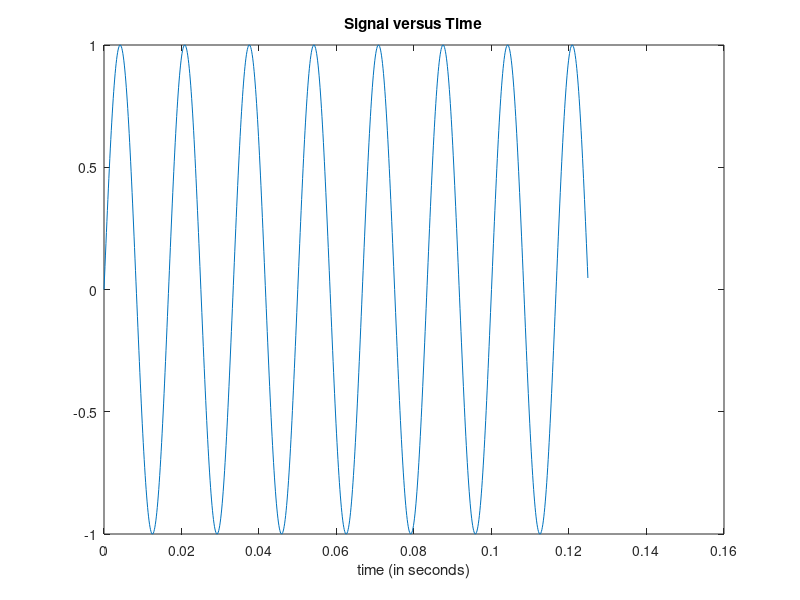
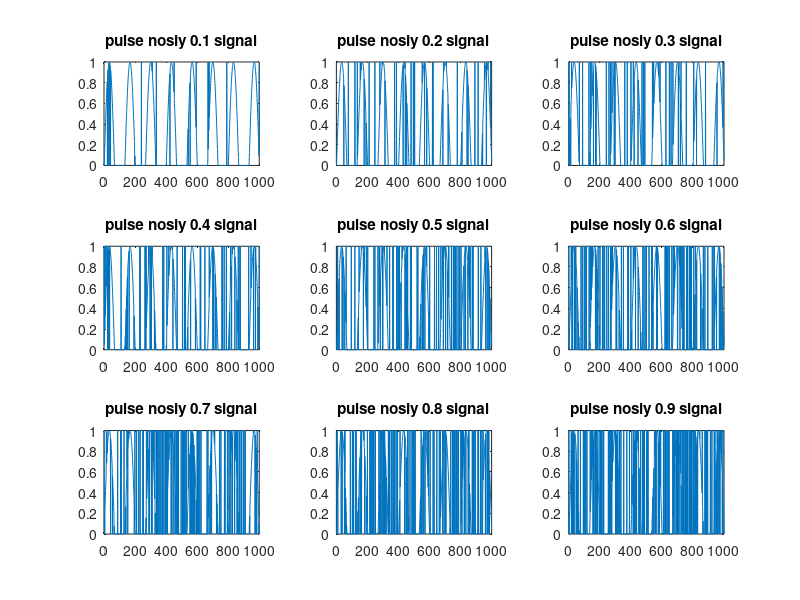

Source code (MATLAB) for these figures, in order: (Note: this script raises an error after producing the figures.)
%% Generating uniform signal then appying two types of noise (pulse and multiplicative) 
%% After that compute the ApEn and Bounded ApEn for each one
% tolerance r and m parameters\
r_val=1;
m_val=2;
% Sine Signal
   Fs = 8000;                   % samples per second
   dt = 1/Fs;                   % seconds per sample
   StopTime = 0.125;             % seconds
   t = (0:dt:StopTime-dt)';     % seconds
   %%Sine wave:
   Fc = 60;                     % hertz
   s1 = sin(2*pi*Fc*t);
   % Plot the signal versus time:
   figure;
   plot(t,s1);
   xlabel('time (in seconds)');
   title('Signal versus Time');
% define noise initiation and increament
init=0;
inc=0.03;
% noise   
s2=imnoise(s1,'salt & pepper',init+inc);
s3=imnoise(s1,'salt & pepper',init+2*inc);
s4=imnoise(s1,'salt & pepper',init+3*inc);
s5=imnoise(s1,'salt & pepper',init+4*inc);
s6=imnoise(s1,'salt & pepper',init+5*inc);
s7=imnoise(s1,'salt & pepper',init+6*inc);
s8=imnoise(s1,'salt & pepper',init+7*inc);
s9=imnoise(s1,'salt & pepper',init+8*inc);
s10=imnoise(s1,'salt & pepper',init+9*inc);
%plot(s1(1:100));title('Original uniform signal');
figure
subplot(3,3,1),plot(s2);title('pulse nosiy 0.1 signal');
subplot(3,3,2),plot(s3);title('pulse nosiy 0.2 signal');
subplot(3,3,3),plot(s4);title('pulse nosiy 0.3 signal');
subplot(3,3,4),plot(s5);title('pulse nosiy 0.4 signal');
subplot(3,3,5),plot(s6);title('pulse nosiy 0.5 signal');
subplot(3,3,6),plot(s7);title('pulse nosiy 0.6 signal');
subplot(3,3,7),plot(s8);title('pulse nosiy 0.7 signal');
subplot(3,3,8),plot(s9);title('pulse nosiy 0.8 signal');
subplot(3,3,9),plot(s10);title('pulse nosiy 0.9 signal');

[en1]=EntropySig(s1)
[en2]=EntropySig(s2)
[en3]=EntropySig(s3)
[en4]=EntropySig(s4)
[en5]=EntropySig(s5)
[en6]=EntropySig(s6)
[en7]=EntropySig(s7)
[en8]=EntropySig(s8)
[en9]=EntropySig(s9)
[en10]=EntropySig(s10)

ApEn1= ApEn_slow(s1, m_val,r_val*std(s1))
ApEn2= ApEn_slow(s2, m_val,r_val*std(s2))
ApEn3= ApEn_slow(s3, m_val,r_val*std(s3))
ApEn4= ApEn_slow(s4, m_val,r_val*std(s4))
ApEn5= ApEn_slow(s5, m_val,r_val*std(s5))
ApEn6= ApEn_slow(s6, m_val,r_val*std(s6))
ApEn7= ApEn_slow(s7, m_val,r_val*std(s7))
ApEn8= ApEn_slow(s8, m_val,r_val*std(s8))
ApEn9= ApEn_slow(s9, m_val,r_val*std(s9))
ApEn10= ApEn_slow(s10, m_val,r_val*std(s10))
[BoundApEn1]=BoundedProcess(s1);
[BoundApEn2]=BoundedProcess(s2);
[BoundApEn3]=BoundedProcess(s3);
[BoundApEn4]=BoundedProcess(s4);
[BoundApEn5]=BoundedProcess(s5);
[BoundApEn6]=BoundedProcess(s6);
[BoundApEn7]=BoundedProcess(s7);
[BoundApEn8]=BoundedProcess(s8);
[BoundApEn9]=BoundedProcess(s9);
[BoundApEn10]=BoundedProcess(s10);


filename = 'Entropy.xlsx';
T1=  table({en1},{en2},{en3},{en4},{en5},{en6},{en7},{en8},{en9},{en10});
T2 = table({ApEn1},{ApEn2},{ApEn3},{ApEn4},{ApEn5},{ApEn6},{ApEn7},{ApEn8},{ApEn9},{ApEn10});
T3 = table({BoundApEn1},{BoundApEn2},{BoundApEn3},{BoundApEn4},{BoundApEn5},{BoundApEn6},{BoundApEn7},{BoundApEn8},{BoundApEn9},{BoundApEn10});
writetable(T1,filename,'Sheet','Sheet1','WriteVariableNames',false,'Range',strcat('B3:k3'));
writetable(T2,filename,'Sheet','Sheet1','WriteVariableNames',false,'Range',strcat('B4:k4'));
writetable(T3,filename,'Sheet','Sheet1','WriteVariableNames',false,'Range',strcat('B5:k5'));
%%
s2=imnoise(s1,'speckle',init+inc);
s3=imnoise(s1,'speckle',init+2*inc);
s4=imnoise(s1,'speckle',init+3*inc);
s5=imnoise(s1,'speckle',init+4*inc);
s6=imnoise(s1,'speckle',init+5*inc);
s7=imnoise(s1,'speckle',init+6*inc);
s8=imnoise(s1,'speckle',init+7*inc);
s9=imnoise(s1,'speckle',init+8*inc);
s10=imnoise(s1,'speckle',init+9*inc);

figure
subplot(3,3,1),plot(s2);title('speckle nosiy 0.1 signal');
subplot(3,3,2),plot(s3);title('speckle nosiy 0.2 signal');
subplot(3,3,3),plot(s4);title('speckle nosiy 0.3 signal');
subplot(3,3,4),plot(s5);title('speckle nosiy 0.4 signal');
subplot(3,3,5),plot(s6);title('speckle nosiy 0.5 signal');
subplot(3,3,6),plot(s7);title('speckle nosiy 0.6 signal');
subplot(3,3,7),plot(s8);title('speckle nosiy 0.7 signal');
subplot(3,3,8),plot(s9);title('speckle nosiy 0.8 signal');
subplot(3,3,9),plot(s10);title('speckle nosiy 0.9 signal');
[en1]=EntropySig(s1)
[en2]=EntropySig(s2)
[en3]=EntropySig(s3)
[en4]=EntropySig(s4)
[en5]=EntropySig(s5)
[en6]=EntropySig(s6)
[en7]=EntropySig(s7)
[en8]=EntropySig(s8)
[en9]=EntropySig(s9)
[en10]=EntropySig(s10)
ApEn1= ApEn_slow(s1, m_val,r_val*std(s1))
ApEn2= ApEn_slow(s2, m_val,r_val*std(s2))
ApEn3= ApEn_slow(s3, m_val,r_val*std(s3))
ApEn4= ApEn_slow(s4, m_val,r_val*std(s4))
ApEn5= ApEn_slow(s5, m_val,r_val*std(s5))
ApEn6= ApEn_slow(s6, m_val,r_val*std(s6))
ApEn7= ApEn_slow(s7, m_val,r_val*std(s7))
ApEn8= ApEn_slow(s8, m_val,r_val*std(s8))
ApEn9= ApEn_slow(s9, m_val,r_val*std(s9))
ApEn10= ApEn_slow(s10, m_val,r_val*std(s10))
[BoundApEn1]=BoundedProcess(s1);
[BoundApEn2]=BoundedProcess(s2);
[BoundApEn3]=BoundedProcess(s3);
[BoundApEn4]=BoundedProcess(s4);
[BoundApEn5]=BoundedProcess(s5);
[BoundApEn6]=BoundedProcess(s6);
[BoundApEn7]=BoundedProcess(s7);
[BoundApEn8]=BoundedProcess(s8);
[BoundApEn9]=BoundedProcess(s9);
[BoundApEn10]=BoundedProcess(s10);


filename = 'Entropy.xlsx';
[ApEn1 ApEn2 ApEn3 ApEn4 ApEn5 ApEn6 ApEn7 ApEn8 ApEn9 ApEn10...
 BoundApEn1 BoundApEn2 BoundApEn3 BoundApEn4 BoundApEn5...
 BoundApEn6 BoundApEn7 BoundApEn8 BoundApEn9 BoundApEn10]
T1=  table({en1},{en2},{en3},{en4},{en5},{en6},{en7},{en8},{en9},{en10});
T2 = table({ApEn1},{ApEn2},{ApEn3},{ApEn4},{ApEn5},{ApEn6},{ApEn7},{ApEn8},{ApEn9},{ApEn10});
T3 = table({BoundApEn1},{BoundApEn2},{BoundApEn3},{BoundApEn4},{BoundApEn5},{BoundApEn6},{BoundApEn7},{BoundApEn8},{BoundApEn9},{BoundApEn10});
writetable(T1,filename,'Sheet','Sheet1','WriteVariableNames',false,'Range',strcat('B8:k8'));
writetable(T2,filename,'Sheet','Sheet1','WriteVariableNames',false,'Range',strcat('B9:k9'));
writetable(T3,filename,'Sheet','Sheet1','WriteVariableNames',false,'Range',strcat('B10:k10'));
%%
s2=imnoise(s2,'salt & pepper',init+inc);
s3=imnoise(s3,'salt & pepper',init+2*inc);
s4=imnoise(s4,'salt & pepper',init+3*inc);
s5=imnoise(s5,'salt & pepper',init+4*inc);
s6=imnoise(s6,'salt & pepper',init+5*inc);
s7=imnoise(s7,'salt & pepper',init+6*inc);
s8=imnoise(s8,'salt & pepper',init+7*inc);
s9=imnoise(s9,'salt & pepper',init+8*inc);
s10=imnoise(s10,'salt & pepper',init+9*inc);
%plot(s1(1:100));title('Original uniform signal');
figure
subplot(3,3,1),plot(s2);title('mixed nosiy 0.1 signal');
subplot(3,3,2),plot(s3);title('mixed nosiy 0.2 signal');
subplot(3,3,3),plot(s4);title('mixed nosiy 0.3 signal');
subplot(3,3,4),plot(s5);title('mixed nosiy 0.4 signal');
subplot(3,3,5),plot(s6);title('mixed nosiy 0.5 signal');
subplot(3,3,6),plot(s7);title('mixed nosiy 0.6 signal');
subplot(3,3,7),plot(s8);title('mixed nosiy 0.7 signal');
subplot(3,3,8),plot(s9);title('mixed nosiy 0.8 signal');
subplot(3,3,9),plot(s10);title('mixed nosiy 0.9 signal');

[en1]=EntropySig(s1)
[en2]=EntropySig(s2)
[en3]=EntropySig(s3)
[en4]=EntropySig(s4)
[en5]=EntropySig(s5)
[en6]=EntropySig(s6)
[en7]=EntropySig(s7)
[en8]=EntropySig(s8)
[en9]=EntropySig(s9)
[en10]=EntropySig(s10)

ApEn1= ApEn_slow(s1, m_val,r_val*std(s1))
ApEn2= ApEn_slow(s2, m_val,r_val*std(s2))
ApEn3= ApEn_slow(s3, m_val,r_val*std(s3))
ApEn4= ApEn_slow(s4, m_val,r_val*std(s4))
ApEn5= ApEn_slow(s5, m_val,r_val*std(s5))
ApEn6= ApEn_slow(s6, m_val,r_val*std(s6))
ApEn7= ApEn_slow(s7, m_val,r_val*std(s7))
ApEn8= ApEn_slow(s8, m_val,r_val*std(s8))
ApEn9= ApEn_slow(s9, m_val,r_val*std(s9))
ApEn10= ApEn_slow(s10, m_val,r_val*std(s10))
[BoundApEn1]=BoundedProcess(s1);
[BoundApEn2]=BoundedProcess(s2);
[BoundApEn3]=BoundedProcess(s3);
[BoundApEn4]=BoundedProcess(s4);
[BoundApEn5]=BoundedProcess(s5);
[BoundApEn6]=BoundedProcess(s6);
[BoundApEn7]=BoundedProcess(s7);
[BoundApEn8]=BoundedProcess(s8);
[BoundApEn9]=BoundedProcess(s9);
[BoundApEn10]=BoundedProcess(s10);


filename = 'Entropy.xlsx';
T1=  table({en1},{en2},{en3},{en4},{en5},{en6},{en7},{en8},{en9},{en10});
T2 = table({ApEn1},{ApEn2},{ApEn3},{ApEn4},{ApEn5},{ApEn6},{ApEn7},{ApEn8},{ApEn9},{ApEn10});
T3 = table({BoundApEn1},{BoundApEn2},{BoundApEn3},{BoundApEn4},{BoundApEn5},{BoundApEn6},{BoundApEn7},{BoundApEn8},{BoundApEn9},{BoundApEn10});
writetable(T1,filename,'Sheet','Sheet1','WriteVariableNames',false,'Range',strcat('B13:k13'));
writetable(T2,filename,'Sheet','Sheet1','WriteVariableNames',false,'Range',strcat('B14:k14'));
writetable(T3,filename,'Sheet','Sheet1','WriteVariableNames',false,'Range',strcat('B15:k15'));
%%
disp('Data has been written to excel sheet, check Entropy.xlsx in the current folder!');